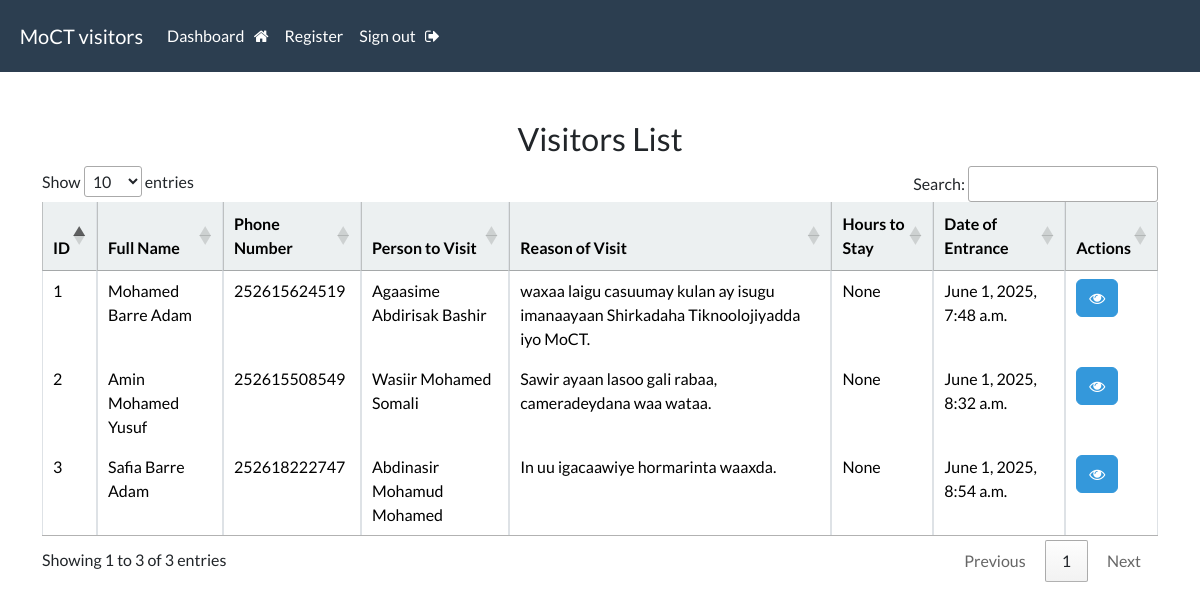
/ (signed in), run on the app's committed database.
### visitor_app/models.py (models this page shows, shortened)
class VisitorRegistration(models.Model):
    full_name = models.CharField(max_length=100)
    phone_number = models.CharField(max_length=20)
    person_to_visit = models.CharField(max_length=30)
    visit_reason = models.TextField()
    hours_to_stay = models.IntegerField(null=True, help_text="Enter the number of hours you plan to stay")
    visit_time = models.DateTimeField(auto_now_add=True)

### visitor_app/views.py (the view)
# urls.py: path('', views.dashboard, name="dashboard"),
@login_required(login_url=reverse_lazy('login_page'))
def dashboard(request):
    records = VisitorRegistration.objects.all()
    context = {'records':records}
    return render(request, 'visitor_app/dashboard.html', context)

### visitor_app/templates/visitor_app/dashboard.html
{% extends 'visitor_app/base.html'%}
{% block content %}
{% include 'visitor_app/view-modal.html'%}
{% endblock %}

### visitor_app/templates/visitor_app/base.html (shortened to what this page needs)
<!DOCTYPE html>
<html lang="en">
  <head>
    <link
      rel="stylesheet"
      type="text/css"
      href="https://bootswatch.com/5/flatly/bootstrap.min.css"
    />
    <link
      rel="stylesheet"
      href="https://cdnjs.cloudflare.com/ajax/libs/font-awesome/4.7.0/css/font-awesome.min.css"
    />
    <link
      rel="stylesheet"
      href="https://cdn.datatables.net/1.13.6/css/jquery.dataTables.min.css"
    />
  </head>
  <body>
    {% include 'visitor_app/navbar.html' %}
    <div class="container">
      <br />
      <br />
      {% block content %}{% endblock %}
    </div>
  </body>
</html>

### visitor_app/templates/visitor_app/navbar.html (shortened to what this page needs)
<nav
  class="navbar navbar-expand-lg navbar-dark bg-primary justify-content-center"
>
  <div class="container-fluid">
    <a class="navbar-brand main-heading" href=""> &nbsp; MoCT visitors </a>
    <div class="collapse navbar-collapse text-center" id="navbarNavDropdown">
      <ul class="navbar-nav">
        {% if user.is_authenticated %}
        <li class="nav-item">
          <a class="nav-link" href=""
            >Dashboard &nbsp; <i class="fa fa-home" aria-hidden="true"></i
          ></a>
        </li>
        <li class="nav-item">
          <a class="nav-link" href="">Register</a>
        </li>
        <li class="nav-item">
          <a class="nav-link" href="{% url 'user_logout' %}"
            >Sign out &nbsp; <i class="fa fa-sign-out" aria-hidden="true"></i
          ></a>
        </li>
        {% endif %}
      </ul>
    </div>
  </div>
</nav>

### visitor_app/templates/visitor_app/view-modal.html (shortened to what this page needs)
<table id="datatables" class="table table-bordered table-hover table-lg">
  <h3 class="text-center">Visitors List</h3>
  <thead class="table-light">
    <tr>
      <th scope="col" class="border-end">ID</th>
      <th scope="col" class="border-end">Full Name</th>
      <th scope="col" class="border-end">Phone Number</th>
      <th scope="col" class="border-end">Person to Visit</th>
      <th scope="col" class="border-end">Reason of Visit</th>
      <th scope="col" class="border-end">Hours to Stay</th>
      <th scope="col" class="border-end">Date of Entrance</th>
      <th scope="col">Actions</th>
    </tr>
  </thead>
  <tbody>
    {% if records %}
      {% for record in records %}
      <tr>
        <td class="border-end">{{ record.id }}</td>
        <td class="border-end">{{ record.full_name }}</td>
        <td class="border-end">{{ record.phone_number }}</td>
        <td class="border-end">{{ record.person_to_visit }}</td>
        <td class="border-end">{{ record.visit_reason }}</td>
        <td class="border-end">{{ record.hours_to_stay }}</td>
        <td class="border-end">{{ record.visit_time }}</td>
        <td>
          <button
            type="button"
            class="btn btn-info"
            data-bs-toggle="modal"
            data-bs-target="#viewModal{{ record.id }}"
          >
            <i class="fa fa-eye" aria-hidden="true"></i>
          </button>
        </td>
      </tr>
      {% endfor %}
    {% endif %}
  </tbody>
</table>

### data on the page
VisitorRegistration: id "1", full_name "Mohamed Barre Adam", phone_number "252615624519", person_to_visit "Agaasime Abdirisak Bashir", visit_reason "waxaa laigu casuumay kulan ay isugu imanaayaan Shirkadaha Tiknoolojiyadda iyo MoCT.", hours_to_stay "None", visit_time "June 1, 2025, 7:48 a.m."
VisitorRegistration: id "2", full_name "Amin Mohamed Yusuf", phone_number "252615508549", person_to_visit "Wasiir Mohamed Somali", visit_reason "Sawir ayaan lasoo gali rabaa, cameradeydana waa wataa.", hours_to_stay "None", visit_time "June 1, 2025, 8:32 a.m."
VisitorRegistration: id "3", full_name "Safia Barre Adam", phone_number "252618222747", person_to_visit "Abdinasir Mohamud Mohamed", visit_reason "In uu igacaawiye hormarinta waaxda.", hours_to_stay "None", visit_time "June 1, 2025, 8:54 a.m."
